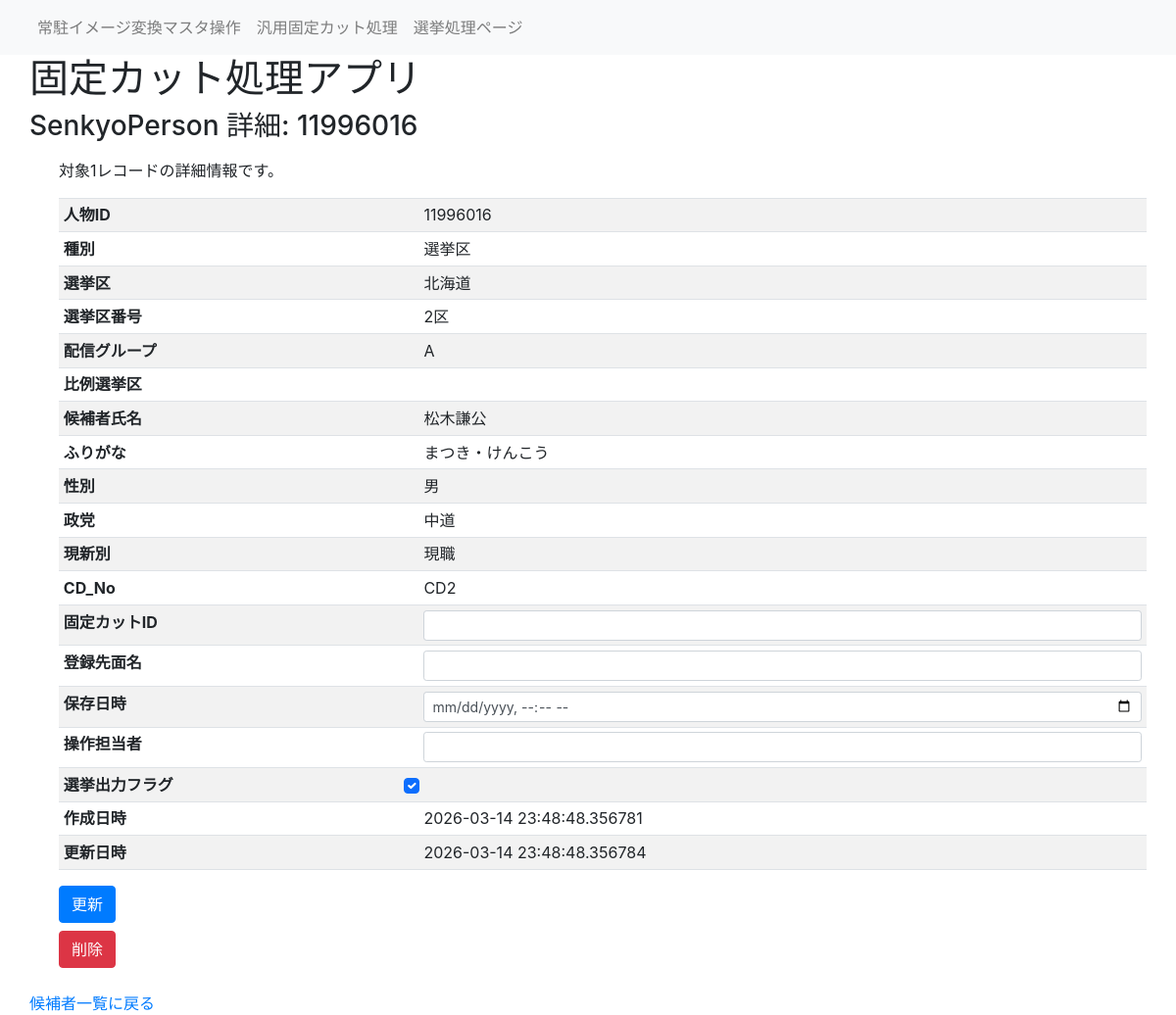
The page /senkyo_person_table_detail/11996016 on the database as committed earlier.
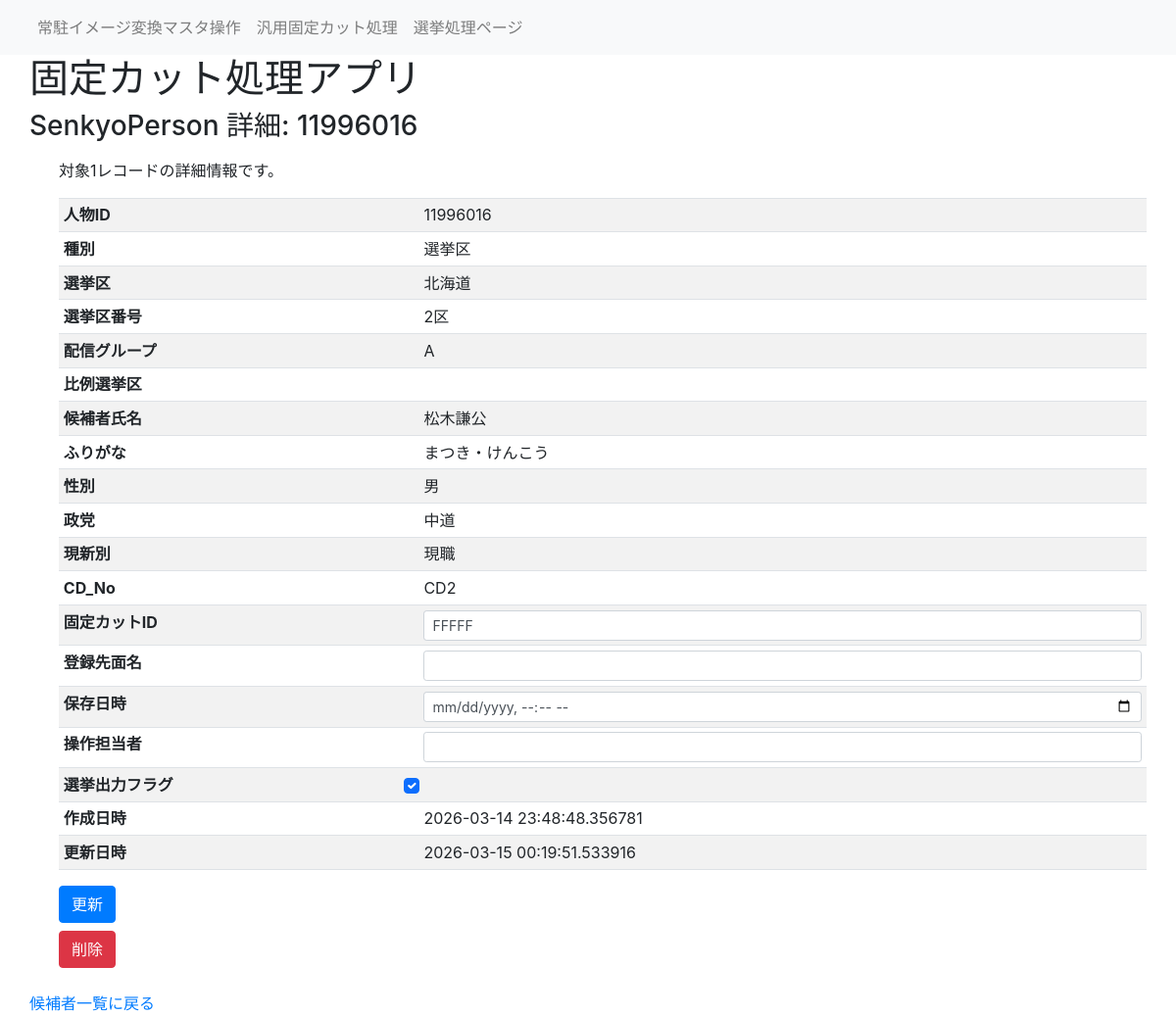
The same page on the database as committed later.
### fixedcut_app/models/senkyo_person.py (models this page shows)
class SenkyoPerson(db.Model):
    ___tablename__ = "SenkyoPerson"
    id = db.Column(db.Integer, primary_key=True) #候補者番号
    syubetu = db.Column(db.String(5)) #選挙種別(選挙区、比例、重複)
    senkyoku = db.Column(db.String(10)) #選挙区（福島）
    senkyokuNo = db.Column(db.String(5)) #選挙区番号（1区）
    sendGroup = db.Column(db.String(2)) #配信グループ（A～C）
    hirei = db.Column(db.String(10))  #比例選挙単位（東北ブロック）
    name = db.Column(db.String(20))  #氏名
    hurigana = db.Column(db.String(20))  #指名読み仮名
    name_jikai = db.Column(db.String(100))  #指名字解
    kyodo_name = db.Column(db.String(20))  #共同表記氏名
    seibetsu = db.Column(db.String(5))  #性別
    seito = db.Column(db.String(30))  #政党
    genshinbetu = db.Column(db.String(2))  #現新別
    facefilename = db.Column(db.String(100))  #顔写真ファイル名
    photo_date = db.Column(db.DateTime)  #撮影日
    CD_No = db.Column(db.String(5))  #配信CD
    fixedcutID = db.Column(db.String(20))  #固定カットID
    updateCount = db.Column(db.Integer) #更新回数
    store_date = db.Column(db.DateTime)  #保存日時
    MenName = db.Column(db.String(20)) #登録先面名
    operater = db.Column(db.String(20)) #操作担当者
    created_at = db.Column(db.DateTime, nullable=False, default=datetime.now)  # 作成日時
    updated_at = db.Column(db.DateTime, nullable=False, default=datetime.now, onupdate=datetime.now)  # 更新日時
    output_Flg = db.Column(db.Boolean, default=True) #選挙出力フラグ

### fixedcut_app/views.py (the view, shortened to what this page needs)
@app.route('/senkyo_person_table_detail/<int:id>', methods=['GET', 'POST'])
def senkyo_person_table_detail(id):
    person = db.session.query(SenkyoPerson).filter(SenkyoPerson.id == id).first()
    if person is None:
        return render_template('error_404.html'), 404
    return render_template('senkyo_person_table_detail.html', person=person)

### fixedcut_app/views.py (called while the page is built)
@app.before_request
def log_request():
    app.logger.info("Request: %s %s from %s", request.method, request.path, request.remote_addr)

### fixedcut_app/templates/senkyo_person_table_detail.html (shortened to what this page needs)
{% extends 'layout.html' %}
{% block header %}
<h3>SenkyoPerson 詳細: {{ person.id }}</h3>
{% endblock %}
{% block content %}
<div class="container mt-3">
    <p>対象1レコードの詳細情報です。</p>
    <div class="table-responsive">
        <form id="personDetailForm" action="{{ url_for('senkyo_person_table_detail', id=person.id) }}" method="POST">
            <table class="table table-striped table-hover table-sm">
                <tbody>
                    <tr><th>人物ID</th><td>{{ person.id }}</td></tr>
                    <tr><th>種別</th><td>{{ person.syubetu }}</td></tr>
                    <tr><th>選挙区</th><td>{{ person.senkyoku }}</td></tr>
                    <tr><th>選挙区番号</th><td>{{ person.senkyokuNo }}</td></tr>
                    <tr><th>配信グループ</th><td>{{ person.sendGroup }}</td></tr>
                    <tr><th>比例選挙区</th><td>{{ person.hirei }}</td></tr>
                    <tr><th>候補者氏名</th><td>{{ person.name }}</td></tr>
                    <tr><th>ふりがな</th><td>{{ person.hurigana }}</td></tr>
                    <tr><th>性別</th><td>{{ person.seibetsu }}</td></tr>
                    <tr><th>政党</th><td>{{ person.seito }}</td></tr>
                    <tr><th>現新別</th><td>{{ person.genshinbetu }}</td></tr>
                    <tr><th>CD_No</th><td>{{ person.CD_No }}</td></tr>
                    <tr>
                        <th>固定カットID</th>
                        <td><input type="text" class="form-control form-control-sm" name="fixedcutID" value="{{ person.fixedcutID or '' }}"></td>
                    </tr>
                    <tr>
                        <th>登録先面名</th>
                        <td><input type="text" class="form-control form-control-sm" name="MenName" value="{{ person.MenName or '' }}"></td>
                    </tr>
                    <tr>
                        <th>保存日時</th>
                        <td><input type="datetime-local" class="form-control form-control-sm" name="store_date" value="{{ person.store_date.strftime('%Y-%m-%dT%H:%M') if person.store_date else '' }}"></td>
                    </tr>
                    <tr>
                        <th>操作担当者</th>
                        <td><input type="text" class="form-control form-control-sm" name="operater" value="{{ person.operater or '' }}"></td>
                    </tr>
                    <tr>
                        <th>選挙出力フラグ</th>
                        <td>
                            <input type="checkbox" class="form-check-input" name="output_Flg" value="1" {% if person.output_Flg %}checked{% endif %}>
                        </td>
                    </tr>
                    <tr><th>作成日時</th><td>{{ person.created_at }}</td></tr>
                    <tr><th>更新日時</th><td>{{ person.updated_at }}</td></tr>
                </tbody>
            </table>
            <div class="mt-2">
                <button type="submit" class="btn btn-primary me-2">更新</button>
            </div>
        </form>
        <form id="personDeleteForm" action="{{ url_for('senkyo_person_delete', id=person.id) }}" method="POST" class="mt-2">
            <button type="submit" class="btn btn-danger">削除</button>
        </form>
    </div>
</div>
{% endblock %}
{% block footer %}
<a href="{{ url_for('senkyo_person_table') }}">候補者一覧に戻る</a>
{% endblock %}

Rows that differ between the two databases and show on the page:
changed SenkyoPerson "選挙区": fixedcutID (not shown) → "FFFFF"; updated_at "2026-03-14 23:48:48.356784" → "2026-03-15 00:19:51.533916"
